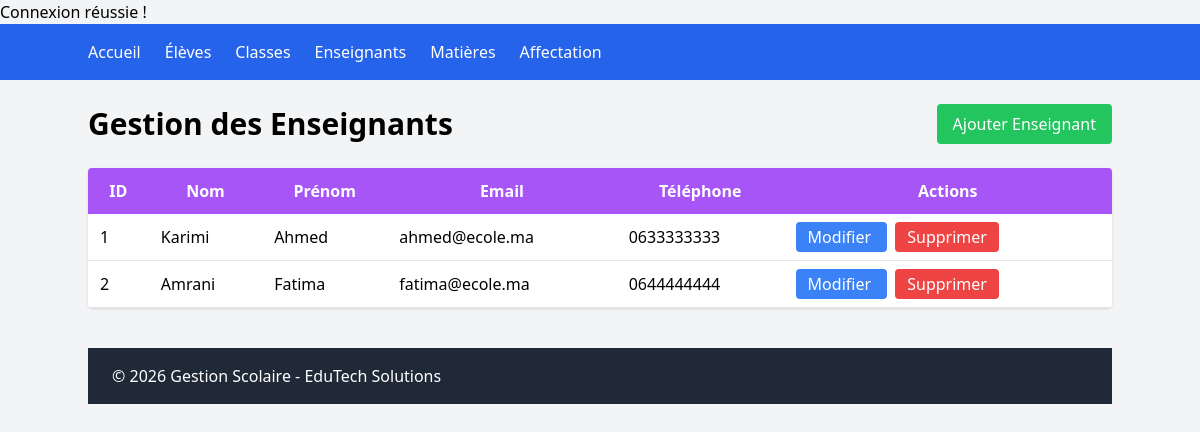
Screenshot of /enseignants/index.php with the database file from the repository.
### tables this page shows
CREATE TABLE `enseignant` (
  `id_enseignant` int(11) NOT NULL,
  `nom` varchar(50) NOT NULL,
  `prenom` varchar(50) NOT NULL,
  `email` varchar(100) NOT NULL,
  `telephone` varchar(20) NOT NULL
);

### enseignants/index.php (the view)
<?php
include '../config/config.php';
include '../includes/header.php';
$enseignants = $pdo->query("
SELECT * FROM enseignant
");
?>
<div class="max-w-6xl mx-auto">
<div class="flex justify-between items-center mb-6">
<h1 class="text-3xl font-bold">
Gestion des Enseignants
</h1>
<a href="ajouter.php"
class="bg-green-500 text-white px-4 py-2 rounded">
Ajouter Enseignant
</a>
</div>
<div class="bg-white shadow rounded overflow-hidden">
<table class="w-full">
<thead class="bg-purple-500 text-white">
<tr>
<th class="p-3">ID</th>
<th class="p-3">Nom</th>
<th class="p-3">Prénom</th>
<th class="p-3">Email</th>
<th class="p-3">Téléphone</th>
<th class="p-3">Actions</th>
</tr>
</thead>
<tbody>
<?php foreach($enseignants as $e): ?>
<tr class="border-b hover:bg-gray-100">
<td class="p-3">
<?= $e['id_enseignant'] ?>
</td>
<td class="p-3">
<?= $e['nom'] ?>
</td>
<td class="p-3">
<?= $e['prenom'] ?>
</td>
<td class="p-3">
<?= $e['email'] ?>
</td>
<td class="p-3">
<?= $e['telephone'] ?>
</td>
<td class="p-3">
<a
href="modifier.php?id=<?= $e['id_enseignant'] ?>"
class="bg-blue-500 text-white px-3 py-1 rounded"
>
Modifier
</a>
<a
href="supprimer.php?id=<?= $e['id_enseignant'] ?>"
class="bg-red-500 text-white px-3 py-1 rounded ml-2"
onclick="return confirm('Supprimer cet enseignant ?')"
>
Supprimer
</a>
</td>
</tr>
<?php endforeach; ?>
</tbody>
</table>
</div>
</div>
<?php include '../includes/footer.php'; ?>

### rows the page displays
enseignant: id_enseignant "1", nom "Karimi", prenom "Ahmed", email "ahmed@ecole.ma", telephone "0633333333"
enseignant: id_enseignant "2", nom "Amrani", prenom "Fatima", email "fatima@ecole.ma", telephone "0644444444"
